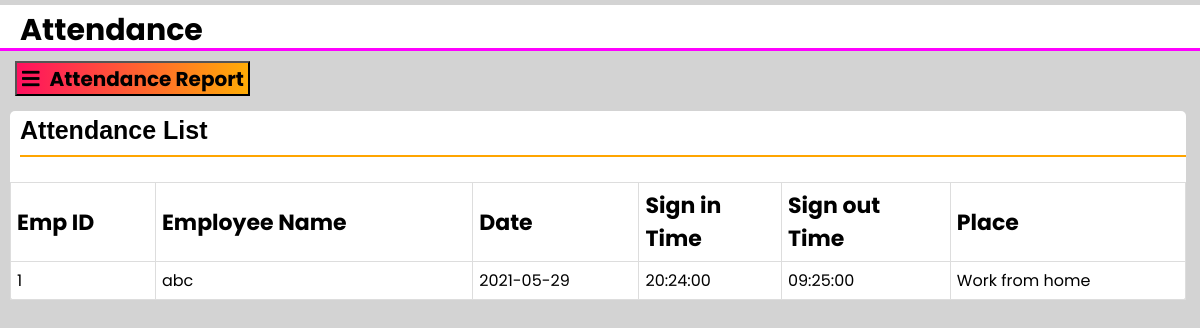
The page /attendance/attendance_list.php on the database its author committed.
### tables this page shows
CREATE TABLE `attendance_list` (
  `emp_id` int(11) NOT NULL,
  `emp_name` varchar(50) NOT NULL,
  `date_1` date NOT NULL,
  `sign_in` time NOT NULL,
  `sign_out` time NOT NULL,
  `place` varchar(30) NOT NULL
);

### attendance/attendance_list.php (the view, shortened to what this page needs)
<!DOCTYPE html>
<html lang="en" dir="ltr">
<head>
	<link rel="stylesheet" href="style.css">
	<link rel="stylesheet" href="https://cdnjs.cloudflare.com/ajax/libs/font-awesome/5.12.0-2/css/all.min.css">
</head>
<body style="background-color: lightgray;">
	<div class="head">
		<p>Attendance</p>
	</div>
	<div class="btn">
		<button class="btn-2" type="button"><i style="margin-left: 5px;" class="fa fa-bars"><b style="margin-left: 10px;"><a href="attendance_report.php">Attendance Report</a></b></i></button>
	</div>
	<div class="box2">
		<p style="border-bottom: 2px solid orange;">Attendance List</p><br>
		<table aria-label="">
			<thead>
				<tr>
					<th>Emp ID</th>
					<th>Employee Name</th>
					<th>Date</th>
					<th>Sign in<br> Time</th>
					<th>Sign out<br> Time</th>
					<th>Place</th>
				</tr>
			</thead>
			<tbody>
		<?php
			 include "../dbcon.php";
					$sql = "SELECT * from attendance_list";
					$res = mysqli_query($conn, $sql) or die("Query Unsuccessful");
			if(mysqli_num_rows($res) > 0)
			{
				while($row = mysqli_fetch_assoc($res))
				{
				?>
					<tr>
						<td><?php echo $row['emp_id']; ?></td>
						<td><?php echo $row['emp_name']; ?></td>
						<td><?php echo $row['date_1']; ?></td>
						<td><?php echo $row['sign_in']; ?></td>
						<td><?php echo $row['sign_out']; ?></td>
						<td><?php echo $row['place']; ?></td>
					</tr>
				<?php } ?>
			</tbody>
		</table>
		<?php }
			else
			{
				echo "No records found";
			}
		?>
	</div>
</body>
</html>

### attendance/style.css (style rules this page uses)
* { margin: 0; padding: 0; font-family: 'Poppins', sans-serif; }
.head p { margin-top: 5px; background-color: white; padding: 5px; padding-top: 3px; padding-left: 20px; width: 99%; height: 35px; font-size: 30px; font-weight: bold; border-bottom: 3px solid magenta; }
.btn { display: flex; margin-top: 0px; margin-left: 5px; }
.btn .btn-2 { display: inline-flex; align-items: center; background: linear-gradient(to right, #ff105f, #ffad06); margin-top: 10px; width: 235px; height: 35px; margin-left: 10px; font-size: 20px; font-weight: bold; }
.box2 { background-color: white; width: 98%; height: 100%; margin-left: 10px; margin-top: 15px; border-radius: 5px; }
.box2 p { padding-top: 5px; padding-bottom: 10px; margin-left: 10px; margin-top: 5px; font-family: Arial; font-size: 25px; font-weight: 550; }
a { text-decoration: none; color: black; }

### attendance/attendance_list.php (style rules this page uses)
table { font-family: arial, sans-serif; border-collapse: collapse; width: 100%; }
th { font-size: 22px; }
td, th { border: 1px solid #dddddd; text-align: left; padding: 6px; }

### rows shown on the page
attendance_list: emp_id "1", emp_name "abc", date_1 "2021-05-29", sign_in "20:24:00", sign_out "09:25:00", place "Work from home"
